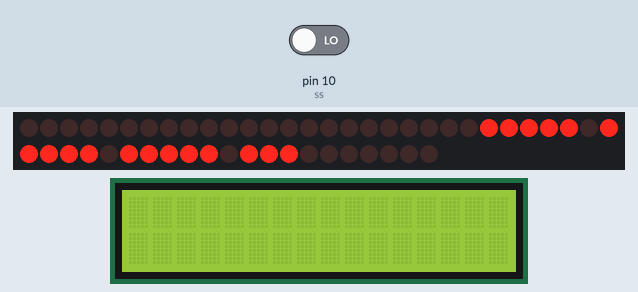
A sketch run on a simulated Arduino Uno, built with avr-gcc and run on an emulated ATmega328P. Parts: 51 shift-register outputs drawn as a row of LEDs (first output left, lit = HIGH), 20×4 character LCD. Wiring (inferred from the names in the program): 7 × shift register (74HC595): data pin 2; shift clock pin 4; latch pin 3; shift register (74HC595): data pin 5; shift clock pin 7; latch pin 6. Wiring (inferred from the signals the program sends): character LCD (HD44780): RS Q3; E Q1; data Q20, Q21, Q22, Q23; row of LEDs: on Q0, Q1, Q2, Q4, Q5, Q6, Q7, Q8, Q9, Q10, Q11, Q12, Q13, Q14, Q15, Q16, Q17, Q18, Q19, Q24, Q25, Q26, Q27, Q28, Q29, Q30, Q31, Q32, Q33, Q34, Q35, Q36, Q37, Q38, Q39, Q40, Q41, Q42, Q43, Q44, Q45, Q46, Q47, Q48, Q49, Q50, Q51, Q52, Q53, Q54, Q55. Inputs (shaded band) come from the test bench; at power-on: pin 10 (ss) LOW. The character LCD is taken to start in 4-bit mode; what the sketch prints to the serial monitor is not drawn.

Above: at 1.2 s.
1.3 s: pin 10 (ss) driven HIGH
At 2.58 s:
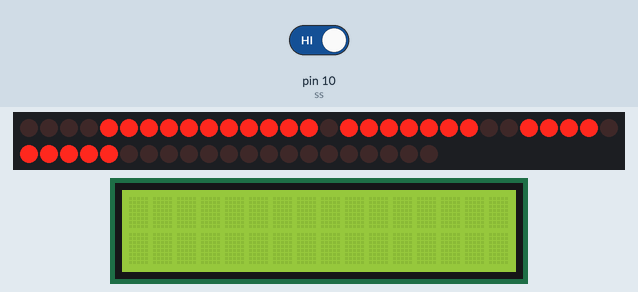
3.0 s: pin 10 (ss) driven LOW
At 3.6 s:
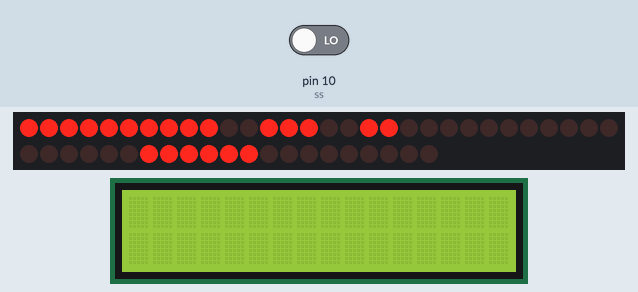
4.8 s: pin 10 (ss) driven HIGH
6.5 s: pin 10 (ss) driven LOW
At 7.43 s:
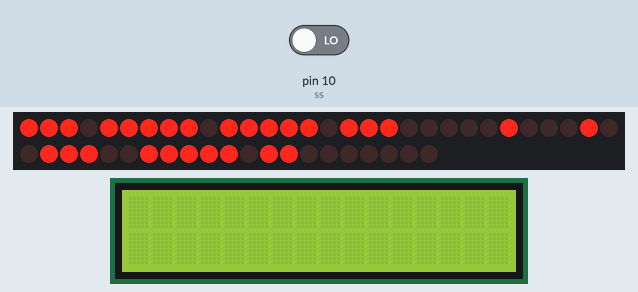
8.2 s: pin 10 (ss) driven HIGH
At 8.84 s:
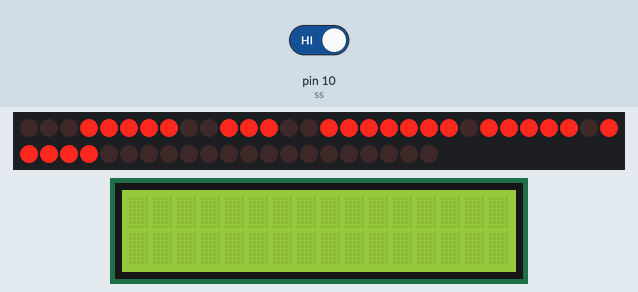

The sketch:

soundmatrix.ino
```cpp
char msg[10] ="BSCPE    "; //Change the text here.
int scrollspeed = 6;//Set the scroll speed ( lower=faster)
int ss =10;
int cntr;
int val;
int x;
int y;

//Columns
int clockPin1 = 4; //Arduino pin connected to Clock Pin 11 of 74HC595
int latchPin1 = 3; //Arduino pin connected to Latch Pin 12 of 74HC595
int dataPin1 = 2; //Arduino pin connected to Data Pin 14 of 74HC595

//Rows
int clockPin2 = 7; //Arduino pin connected to Clock Pin 11 of 74HC595
int latchPin2 = 6; //Arduino pin connected to Latch Pin 12 of 74HC595
int dataPin2 = 5; //Arduino pin connected to Data Pin 14 of 74HC595

//BITMAP
//Bits in this array represents one LED of the matrix
// 8 is # of rows, 6 is # of LED matrices
byte bitmap[8][7];

int numZones = sizeof(bitmap) / 8; // One Zone refers to one 8 x 8 Matrix ( Group of 8 columns)
int maxZoneIndex = numZones-1;
int numCols = numZones * 8;

//FONT DEFENITION
byte alphabets[][10] = {
 {0,0,0,0,0},//@ as SPACE
 //{8,28,54,99,65},//<<
 {31, 36, 68, 36, 31},//A
 {127, 73, 73, 73, 54},//B
 {62, 65, 65, 65, 34},//C
 {127, 65, 65, 34, 28},//D
 {127, 73, 73, 65, 65},//E
 {127, 72, 72, 72, 64},//F
 {62, 65, 65, 69, 38},//G
 {127, 8, 8, 8, 127},//H
 {0, 65, 127, 65, 0},//I
 {2, 1, 1, 1, 126},//J
 {127, 8, 20, 34, 65},//K
 {127, 1, 1, 1, 1},//L
 {127, 32, 16, 32, 127},//M
 {127, 32, 16, 8, 127},//N
 {62, 65, 65, 65, 62},//O
 {127, 72, 72, 72, 48},//P
 {62, 65, 69, 66, 61},//Q
 {127, 72, 76, 74, 49},//R
 {50, 73, 73, 73, 38},//S
 {64, 64, 127, 64, 64},//T
 {126, 1, 1, 1, 126},//U
 {124, 2, 1, 2, 124},//V
 {126, 1, 6, 1, 126},//W
 {99, 20, 8, 20, 99},//X
 {96, 16, 15, 16, 96},//Y
 {67, 69, 73, 81, 97},//Z
};

void setup() {
 pinMode(latchPin1, OUTPUT);
 pinMode(clockPin1, OUTPUT);
 pinMode(dataPin1, OUTPUT);

 pinMode(latchPin2, OUTPUT);
 pinMode(clockPin2, OUTPUT);
 pinMode(dataPin2, OUTPUT);

 Serial.begin (115200);
 pinMode(ss,INPUT);

 //Clear bitmap
 for (int row = 0; row < 8; row++) {
   for (int zone = 0; zone <= maxZoneIndex; zone++) {
     bitmap[row][zone] = 0;
   }
 }
}

void Names()
{
  Serial.println(msg);
  int val=digitalRead(ss);
  Serial.println(val);
  if(val==1){
    cntr++;
    if(cntr == 1){
        strcpy(msg, "UMBAY    ");
    }
     if(cntr == 2){
        strcpy(msg, "MANLAPAZ ");
    }
     if(cntr == 3){
        strcpy(msg, "FERRERA  ");
    }
     if(cntr == 4){
        strcpy(msg, "TAMBIS   ");
    }
     if(cntr == 5){
        strcpy(msg, "VILLALUZ ");
    }
     if(cntr == 6){
        cntr =0;
    }
  }
}

//FUNCTIONS
// Displays bitmap array in the matrix
void RefreshDisplay()
{
 for (int row = 0; row < 8; row++) {
   int rowbit = 1 << row;
   digitalWrite(latchPin2, LOW);//Hold latchPin LOW for transmitting data
   shiftOut(dataPin2, clockPin2, MSBFIRST, rowbit); //Transmit data

   //Start sending column bytes
   digitalWrite(latchPin1, LOW);//Hold latchPin LOW for transmitting data

   //Shift out to each matrix
   for (int zone = maxZoneIndex; zone >= 0; zone--)
   {
     shiftOut(dataPin1, clockPin1, MSBFIRST, bitmap[row][zone]);
   }

   //flip both latches at once to eliminate flicker
   digitalWrite(latchPin1, HIGH);//Return the latch pin 1 high to signal chip
   digitalWrite(latchPin2, HIGH);//Return the latch pin 2 high to signal chip

   //Wait
   delayMicroseconds(300);
 }
}

// Converts row and colum to bitmap bit and turn it off/on
void Plot(int col, int row, bool isOn)
{
 int zone = col / 8;
 int colBitIndex = x % 8;
 byte colBit = 1 << colBitIndex;
 if (isOn)
   bitmap[row][zone] = bitmap[y][zone] | colBit;
 else
   bitmap[row][zone] = bitmap[y][zone] & (~colBit);
}
// Plot each character of the message one column at a time, updated the display, shift bitmap left.
void XProcess()
{
 for (int charIndex=0; charIndex < (sizeof(msg)-1); charIndex++)
 {
   int alphabetIndex = msg[charIndex] - '@';
   if (alphabetIndex < 0) alphabetIndex=0;

   //Draw one character of the message
   // Each character is 5 columns wide, loop two more times to create 2 pixel space betwen characters
   for (int col = 0; col < 6 ; col++)
   {
     for (int row = 0; row < 8; row++)
     {
       // Set the pixel to what the alphabet say for columns 0 thru 4, but always leave columns 5 and 6 blank.
       bool isOn = 0;
       if (col<5) isOn = bitRead( alphabets[alphabetIndex][col], 7-row ) == 1;
       Plot( numCols-1, row, isOn); //Draw on the rightmost column, the shift loop below will scroll it leftward.

     }
     for (int refreshCount=0; refreshCount < scrollspeed; refreshCount++)
       RefreshDisplay();

     //Shift the bitmap one column to left
     for (int row=0; row<8; row++)
     {
      Names();
       for (int zone=0; zone < numZones; zone++)
       {

         //This right shift would show as a left scroll on display because leftmost column is represented by least significant bit of the byte.
         bitmap[row][zone] = bitmap[row][zone] >> 1;
         // Shift over lowest bit from the next zone as highest bit of this zone.
         if (zone < maxZoneIndex) bitWrite(bitmap[row][zone], 7, bitRead(bitmap[row][zone+1],0));
       }
     }
   }
 }
}
void loop() {
 XProcess();
}
```

Measured:
- after the input at 1.3 s, the display: first differs from a run without the input after 0.14 s (image 1 shows a later state)
- after the input at 3.0 s, the display: first differs from a run without the input after 0.22 s (image 2 shows a later state)
- after the input at 6.5 s, the display: first changes after 0.08 s (image 3 shows a later state)
- after the input at 8.2 s, the display: first differs from a run without the input after 0.16 s (image 4 shows a later state)
